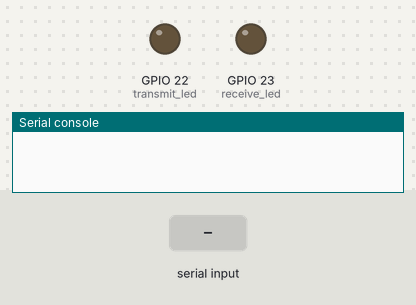
Bench run of a program on a simulated ESP32 board running MicroPython. On the bench: output pins drawn as LEDs (lit = HIGH), the last lines printed to the serial console. Inputs (shaded band) come from the test bench.

Above: at 1.2 s.
1.3 s: "on\n" received over the second serial link
At 1.9 s:
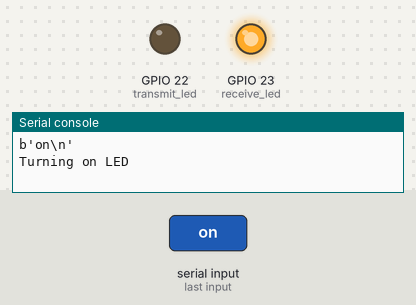
2.8 s: "off\n" received over the second serial link
At 3.1 s:
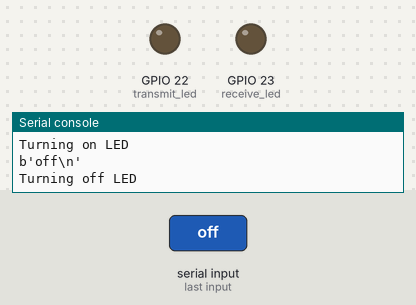
Timing chart, 0 to 5.8 s (numbered marks = the images above; inputs shaded):
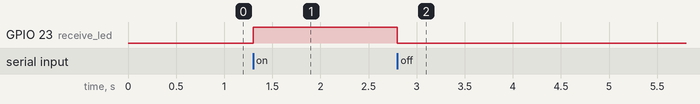

The program:

usart_test.py
```python
# Example # 1: Simple UART for controlling
# the state of the onboard LED
# Author: George Bantique, TechToTinker
# Date: October 7, 2020

# Load the machine module in order to access the hardware
import machine

# Create the led object in GPIO 2
receive_led = machine.Pin(23, machine.Pin.OUT)
transmit_led = machine.Pin(22, machine.Pin.OUT)
# Create the uart object in port 2
# Rx=GPIO 16, Tx=GPIO 17
uart = machine.UART(2, 115200)

# Create a global variable to hold the receive data in serial
strMsg = ''

# This is the main loop
while True:
    # if there is character in receive serial buffer
    if uart.any() > 0:
        # Read all the character to strMsg variable
        strMsg = uart.read()
        # Debug print to REPL
        print(strMsg)

        # If there is 'on' string in strMsg,
        # Turn on the LED
        if 'on' in strMsg:
            receive_led.on()
            uart.write('Turning on LED')
            print('Turning on LED')
        # If there is 'off' string in strMsg,
        # Turn off the LED
        elif 'off' in strMsg:
            receive_led.off()
            uart.write('Turning off LED')
            print('Turning off LED')
        # Else, invalid command
        else:
            uart.write('Invalid command')
            uart.write(strMsg.decode().strip('\r\n'))
            print('Invalid command')
            print(strMsg.decode().strip('\r\n'))
```

Measured:
- after the input at 1.3 s, GPIO 23 (receive_led): LOW → HIGH at once
- after the input at 2.8 s, GPIO 23 (receive_led): HIGH → LOW at once
